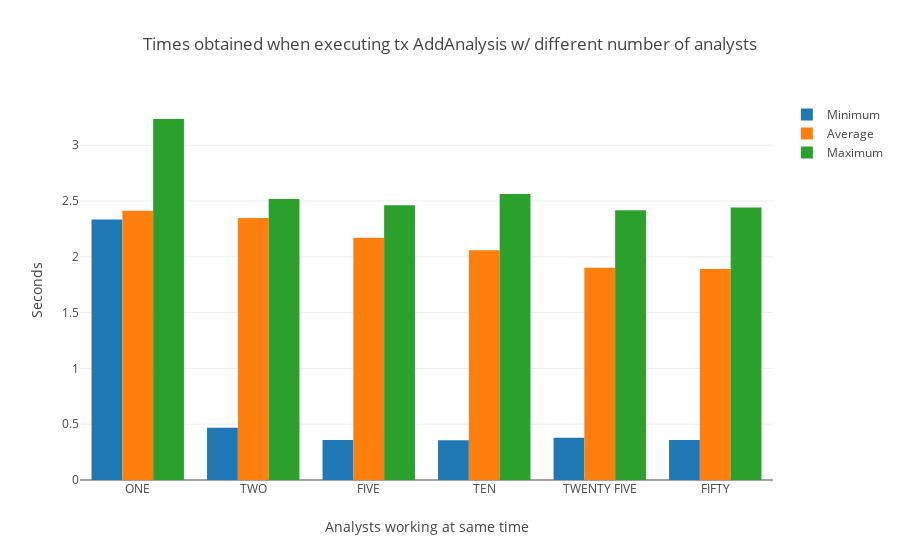

The notebook cell this image was saved under:
### Markdown cell above
#### Add analysis times (minimum, average & maximum)

### Code cell
trace1 = go.Bar(
    x=num_analysts,
    y=min_add_ana,
    name='Minimum'
)
trace2 = go.Bar(
    x=num_analysts,
    y=avg_add_ana,
    name='Average'
)
trace3 = go.Bar(
    x=num_analysts,
    y=max_add_ana,
    name='Maximum'
)
data = [trace1, trace2, trace3]
layout = go.Layout(
    barmode='group',
    title='Times obtained when executing tx AddAnalysis w/ different number of analysts',
    xaxis=dict(title=dict(text="Analysts working at same time")),
    yaxis=dict(title=dict(text="Seconds"))
)

fig = go.Figure(data=data, layout=layout)
plotly.offline.iplot(fig, filename='grouped-bar')

### Figure 1 — Plotly figure (JSON) as saved in the notebook; plotly's stock layout.template omitted (floating-point values rounded to 4 significant figures)
{"data": [{"name": "Minimum", "type": "bar", "uid": "9bcd722f-7ec8-4acf-8e25-df37d4d63baa", "x": ["ONE", "TWO", "FIVE", "TEN", "TWENTY FIVE", "FIFTY"], "y": [2.335, 0.468, 0.358, 0.356, 0.379, 0.358]}, {"name": "Average", "type": "bar", "uid": "9055943a-04d8-42ce-98f1-224d847edff4", "x": ["ONE", "TWO", "FIVE", "TEN", "TWENTY FIVE", "FIFTY"], "y": [2.413, 2.347, 2.17, 2.06, 1.902, 1.89]}, {"name": "Maximum", "type": "bar", "uid": "64da98a4-7332-49a3-9efc-9fed3a23d9f2", "x": ["ONE", "TWO", "FIVE", "TEN", "TWENTY FIVE", "FIFTY"], "y": [3.235, 2.519, 2.462, 2.563, 2.418, 2.443]}], "layout": {"barmode": "group", "title": {"text": "Times obtained when executing tx AddAnalysis w/ different number of analysts"}, "xaxis": {"title": {"text": "Analysts working at same time"}}, "yaxis": {"title": {"text": "Seconds"}}}}
